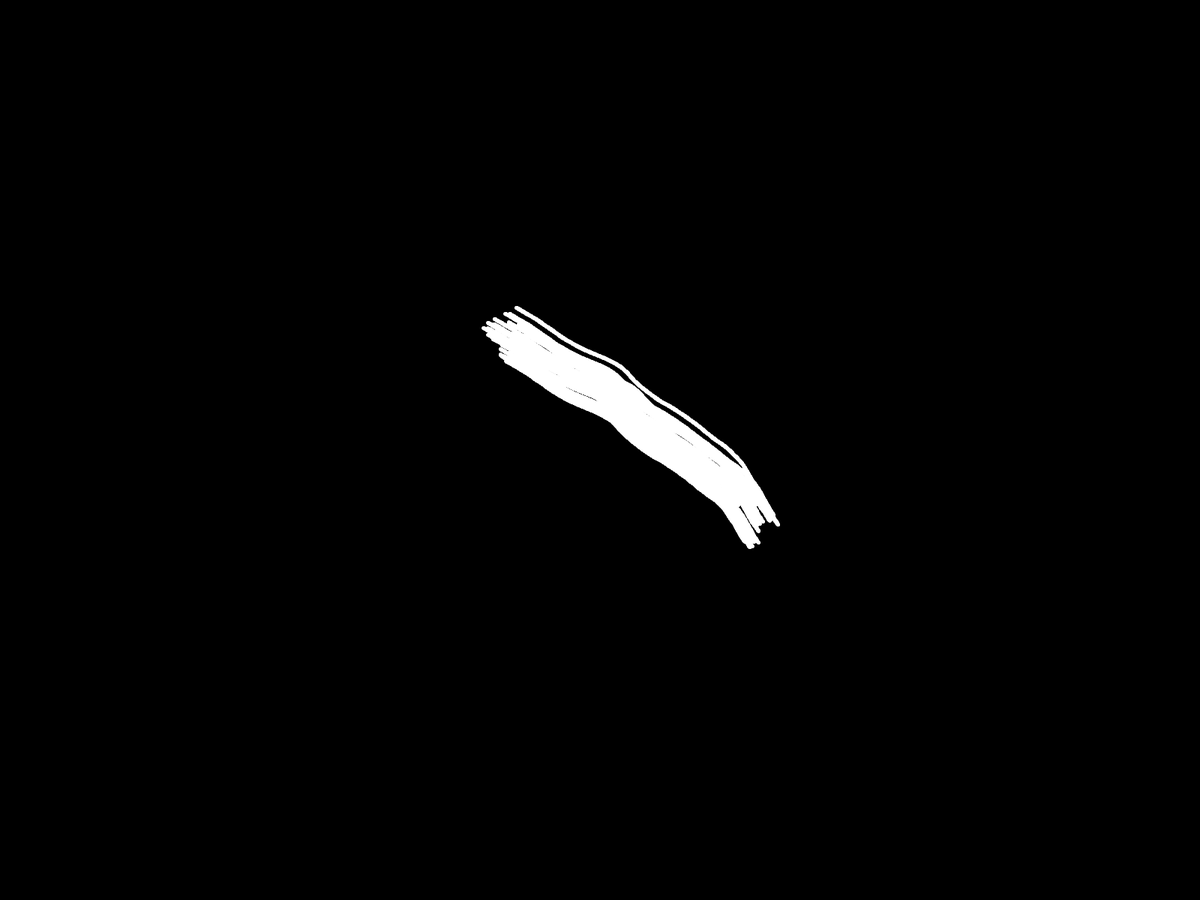
Frame 1 (no input)
Frame 60 (the mouse pressed at the canvas centre just before this capture): identical to frame 1, image omitted
Frame 120 (the mouse held since frame 60 and released just before this capture): identical to frame 1, image omitted

The Processing sketch that drew this single still picture (run headless with seeded random() and noise(); from frame 60 on, the mouse is pressed at the canvas centre):

// Processing sketch: visualProgramming
// ── visualProgramming.pde
Brush b;

void setup() {
	fullScreen();
	translate(width/2,height/2);
	b=new Brush(0,0,random(360),200,40,600);
	background(0);
	stroke(255);
	b.drawBrush();
}

void draw() {
	
}

class Brush{
	float x,y,ang,len,howMany,howLong;
	float sx=random(10);
	float sy=random(10);
	float ny=sy;
	Brush(float x,float y,float ang,float len,float howMany,float howLong){
		this.x=x;
		this.y=y;
		this.ang=ang;
		this.len=len+random(-5,5);
		this.howMany=howMany;
		this.howLong=howLong;
	}
	void drawBrush(){
		pushMatrix();
		translate(x,y);
		rotate(radians(ang));
		for(int i=0;i<howMany;i++){
			ny=sy;
			float x1=len+random(-30,30);
			float y1=random(-30,30);
			float oldx=x1;
			float oldy=y1;
			for(int j=0;j<howLong;j++){
				x1-=len/howLong*2;
				y1+=(0.5-noise(ny));
				ny+=0.008;
				strokeWeight(5);
				line(x1,y1,oldx,oldy) ;
				oldx=x1;
				oldy=y1;
			}
		}
		popMatrix();
	}
}
